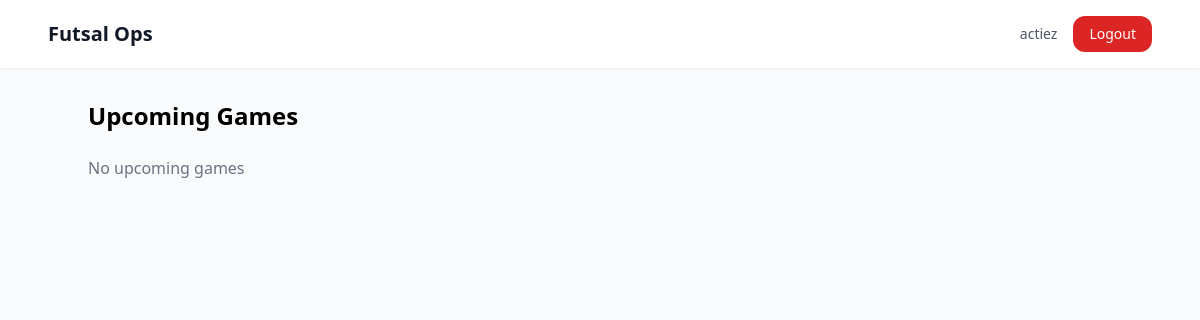
Page /home/ (signed in) on the earlier database version.
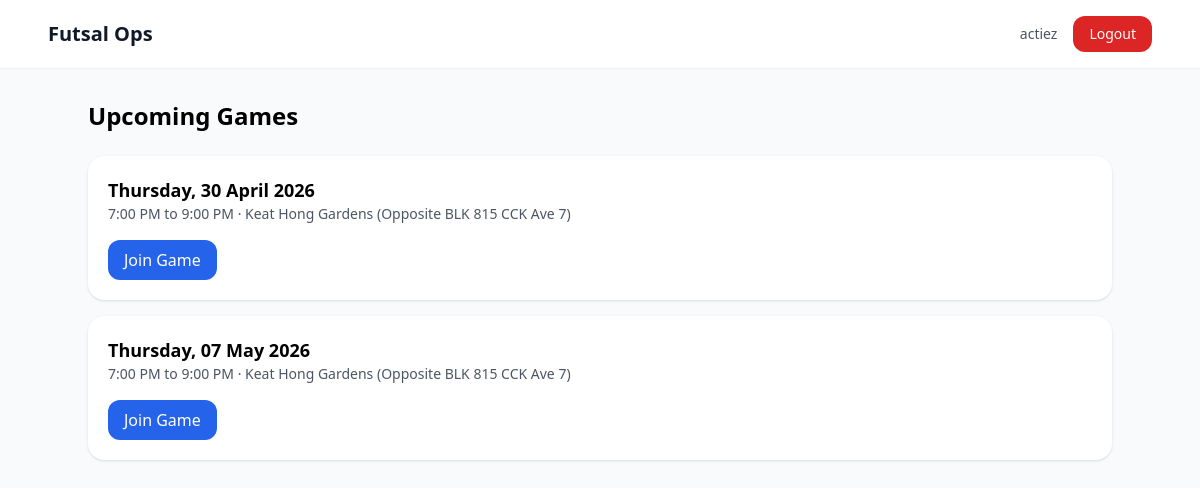
Same page on the later database version.
### events/models.py (models this page shows, shortened)
class Event(models.Model):
    STATUS_DRAFT = "draft"
    STATUS_OPEN = "open"
    STATUS_FINALIZED = "finalized"
    STATUS_COMPLETED = "completed"
    STATUS_CANCELLED = "cancelled"
    STATUS_CHOICES = [
        (STATUS_DRAFT, "Draft"),
        (STATUS_OPEN, "Open"),
        (STATUS_FINALIZED, "Finalized"),
        (STATUS_COMPLETED, "Completed"),
        (STATUS_CANCELLED, "Cancelled"),
    ]
    registration_token = models.UUIDField(
        default=uuid.uuid4,
        unique=True,
        editable=False,
    )
    title = models.CharField(max_length=255)
    start_datetime = models.DateTimeField()
    end_datetime = models.DateTimeField()
    location = models.CharField(max_length=255)
    amount_payable = models.DecimalField(max_digits=8, decimal_places=2)
    playing_slots = models.PositiveIntegerField(default=15)
    waiting_slots = models.PositiveIntegerField(default=5)
    backup_slots = models.PositiveIntegerField(default=3)
    status = models.CharField(
        max_length=20,
        choices=STATUS_CHOICES,
        default=STATUS_DRAFT,
    )
    created_by = models.ForeignKey(
        settings.AUTH_USER_MODEL,
        on_delete=models.SET_NULL,
        null=True,
        related_name="created_events",
    )
    created_at = models.DateTimeField(auto_now_add=True)
    updated_at = models.DateTimeField(auto_now=True)
    class Meta:
        ordering = ["start_datetime"]
    @property
    def weekday_display(self):
        local_start = timezone.localtime(self.start_datetime)
        return local_start.strftime("%A")
    @property
    def date_display(self):
        local_start = timezone.localtime(self.start_datetime)
        return local_start.strftime("%d %B %Y")
    @property
    def time_range_display(self):
        local_start = timezone.localtime(self.start_datetime)
        local_end = timezone.localtime(self.end_datetime)
        start = local_start.strftime("%I:%M %p").lstrip("0")
        end = local_end.strftime("%I:%M %p").lstrip("0")
        return f"{start} to {end}"

### accounts/views.py (the view)
# urls.py: path("home/", PlayerHomeView.as_view(), name="player_home"),
class PlayerHomeView(View):
    template_name = "accounts/player_home.html"
    def get(self, request):
        if not request.user.is_authenticated:
            return redirect("login")
        now = timezone.now()
        upcoming_events = list(
            Event.objects.filter(start_datetime__gt=now).order_by("start_datetime")
        )
        user_registrations = (
            EventRegistration.objects
            .filter(user=request.user, event__in=upcoming_events)
            .select_related("event")
        )
        registration_map = {reg.event_id: reg for reg in user_registrations}
        for event in upcoming_events:
            reg = registration_map.get(event.id)
            event.user_registration = reg
            event.player_visible_status = get_player_visible_status(reg, event)
        return render(
            request,
            self.template_name,
            {
                "events": upcoming_events,
                "now": now,
            },
        )

### accounts/views.py (called while the page is built, shortened)
def get_player_visible_status(registration, event):
    if not registration:
        return None

### templates/accounts/player_home.html (shortened to what this page needs)
{% extends "base.html" %}
{% block content %}
<div class="max-w-5xl mx-auto">
    <h1 class="text-2xl font-bold mb-6">Upcoming Games</h1>
    <div class="space-y-4">
        {% for event in events %}
        <div class="bg-white p-5 rounded-2xl shadow">
            <div class="font-semibold text-lg">
                {{ event.weekday_display }}, {{ event.date_display }}
            </div>
            <div class="text-sm text-gray-600">
                {{ event.time_range_display }} · {{ event.location }}
            </div>
            <div class="mt-4">
                {% if event.player_visible_status %}
                    {% if event.player_visible_status.label == "Playing" %}
                        <span class="inline-block px-4 py-2 rounded-xl bg-green-100 text-green-700 text-sm font-medium">
                            You are confirmed in the game.
                        </span>
                    {% elif event.player_visible_status.label == "Waiting" %}
                        <span class="inline-block px-4 py-2 rounded-xl bg-yellow-100 text-yellow-700 text-sm font-medium">
                            You are in the waiting list.
                            {% if event.player_visible_status.queue_number %}
                                You are currently #{{ event.player_visible_status.queue_number }} in line.
                            {% endif %}
                        </span>
                    {% else %}
                        <span class="inline-block px-4 py-2 rounded-xl bg-blue-100 text-blue-700 text-sm font-medium">
                            Your status is pending.
                        </span>
                    {% endif %}
                    <div class="mt-3">
                        <a href="{% url 'join_event' event.registration_token %}"
                           class="inline-block px-4 py-2 bg-red-100 text-red-700 rounded-xl hover:bg-red-200">
                            Leave Game
                        </a>
                    </div>
                {% elif now >= event.start_datetime %}
                    <span class="inline-block px-4 py-2 rounded-xl bg-red-100 text-red-700 text-sm font-medium">
                        Registration Closed
                    </span>
                {% else %}
                    <a href="{% url 'join_event' event.registration_token %}"
                       class="inline-block px-4 py-2 bg-blue-600 text-white rounded-xl hover:bg-blue-700">
                        Join Game
                    </a>
                {% endif %}
            </div>
        </div>
        {% empty %}
        <div class="text-gray-500">No upcoming games</div>
        {% endfor %}
    </div>
</div>
{% endblock %}

Differences in the rows shown:
added Event: weekday_display "Thursday", date_display "30 April 2026", time_range_display "7:00 PM to 9:00 PM", location "Keat Hong Gardens (Opposite BLK 815 CCK Ave 7)", shows "Join Game"
added Event: weekday_display "Thursday", date_display "07 May 2026", time_range_display "7:00 PM to 9:00 PM", location "Keat Hong Gardens (Opposite BLK 815 CCK Ave 7)", shows "Join Game"
Other differences:
text no longer shown: "No upcoming games"
